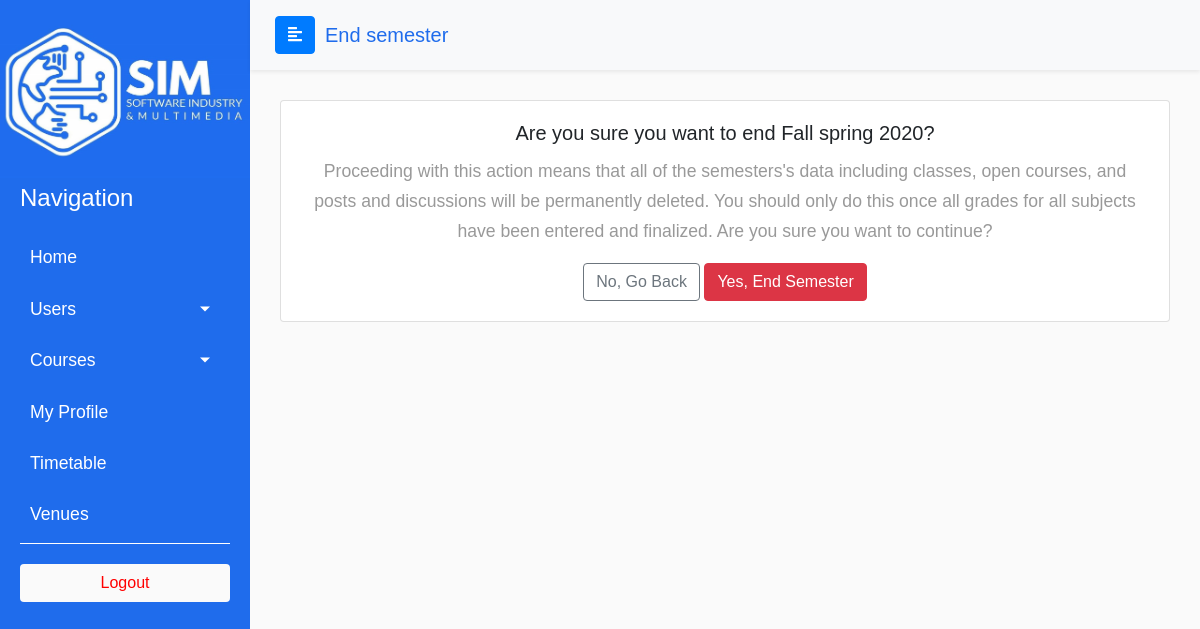
Page /admin/end_semester.php on the earlier database version.
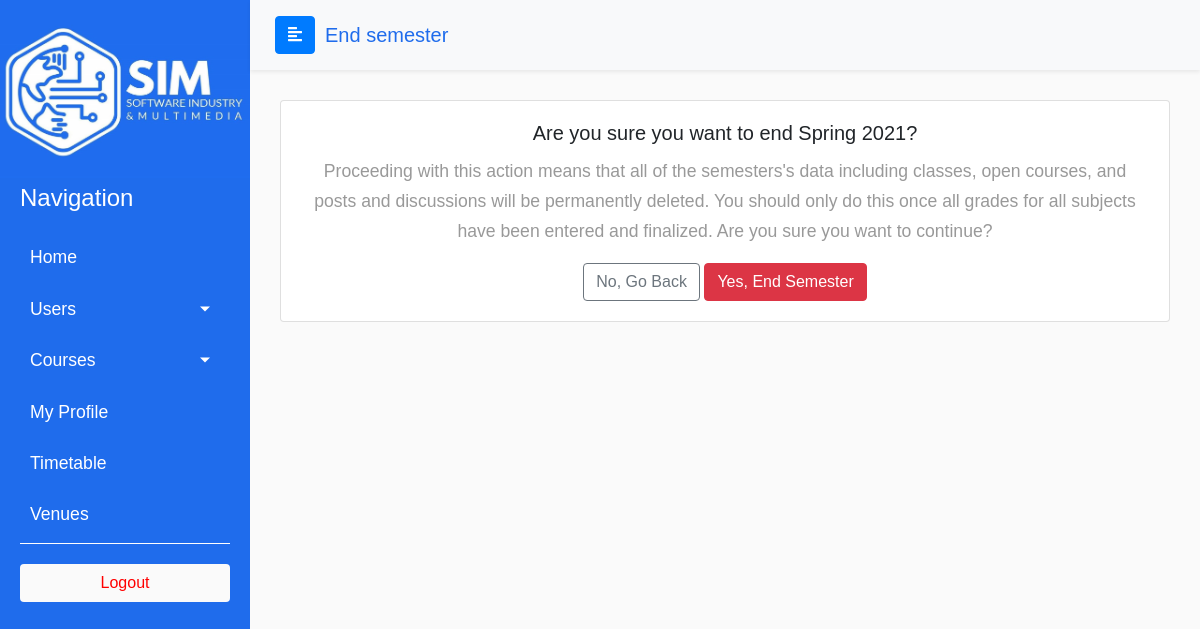
Same page on the later database version.
### tables this page shows
CREATE TABLE `semesters` (
  `semester_id` int(12) NOT NULL,
  `season` varchar(255) DEFAULT NULL,
  `sem_year` year(4) DEFAULT NULL,
  `ongoing` tinyint(1) NOT NULL DEFAULT 1
);

### paths.php (called while the page is built, shortened)
<?php
$root = "Web-Project-2";
$logo_path = DIRECTORY_SEPARATOR. $root .DIRECTORY_SEPARATOR. "media" .DIRECTORY_SEPARATOR. "logo.jpeg";
$my_profile_path = DIRECTORY_SEPARATOR. $root .DIRECTORY_SEPARATOR. "my_profile.php";
$announcements_path = DIRECTORY_SEPARATOR .$root .DIRECTORY_SEPARATOR. "sa" .DIRECTORY_SEPARATOR. "add_announcements.php";
$venues_path = DIRECTORY_SEPARATOR. $root .DIRECTORY_SEPARATOR."admin" .DIRECTORY_SEPARATOR. "venues.php";
$open_courses_path = DIRECTORY_SEPARATOR. $root .DIRECTORY_SEPARATOR. "admin" .DIRECTORY_SEPARATOR. "open_courses.php";
$timetable_admin_path = DIRECTORY_SEPARATOR. $root .DIRECTORY_SEPARATOR. "admin" .DIRECTORY_SEPARATOR. "timetable.php";

### includes/utils/helper.php (called while the page is built, shortened)
<?php
function getCurrentSemester()
{
    $conn = mysqli_connect( "localhost", "root", "","sim") or die("FAILED TO RECONNECT");
    $query = "SELECT semester_id, ongoing FROM semesters ORDER BY semester_id DESC LIMIT 1";
    $query_result = mysqli_query($conn, $query);
    if ($query_result) {
        $result = mysqli_fetch_assoc($query_result);
        return $result['semester_id'];
    } else {
        return -1;
    }
}

### includes/functions.php (called while the page is built, shortened)
<?php
include_once "utils\\helper.php";
include_once dirname(__FILE__, 2) . DIRECTORY_SEPARATOR . "paths.php";
$semester = getCurrentSemester();

### admin/end_semester.php (the view, shortened to what this page needs)
<?php
include_once "../includes/functions.php";
$semInfo = null;
$query = "SELECT * FROM semesters WHERE semester_id = $semester";
$result = mysqli_query($conn, $query);
if($result){
    $semInfo = mysqli_fetch_assoc($result);
}else{
    die("something went wrong with the query " . mysqli_error($conn));
}
?>
<!DOCTYPE html>
<html>
<head>
    <?php include "../includes/bootstrap_styles_start.php"; ?>
    <link rel="stylesheet" href="css/available_courses.css">
</head>
<body>
    <div class="wrapper">
        <?php include_once "../paths.php";
        include_once $admin_sidebar_path ?>
        <div id="content">
            <nav class="navbar navbar-expand-lg sticky-top navbar-light bg-light shadow-sm">
                <div class="container-fluid">
                    <button type="button" id="sidebarCollapse" class="btn btn-primary">
                        <i class="fas fa-align-left"></i>
                    </button>
                    <a class="navbar-brand" id="page-title" href="#">End semester</a>
                </div>
            </nav>
            <div class="page-body">
                <div class="card text-center">
                    <div class="card-body">
                        <h5 class="card-title">Are you sure you want to end <?php echo ucfirst($semInfo['season']) . " " . $semInfo['sem_year'];  ?>?</h5>
                        <p class="card-text">Proceeding with this action means that all of the semesters's data including classes, open courses, and posts and discussions will be permanently deleted. You should only do this once all grades for all subjects have been entered and finalized. Are you sure you want to continue?</p>
                        <form action="#" method="post">
                            <a href="<?php echo $open_courses_path ?>" class="btn btn-outline-secondary">No, Go Back</a>
                            <button type="submit" name="submit" class="btn btn-danger">Yes, End Semester</button>
                        </form>
                    </div>
                </div>
            </div>
        </div>
    </div>
</body>
</html>

### includes/bootstrap_styles_start.php (shortened to what this page needs)
<link rel="stylesheet"
    href="https://cdnjs.cloudflare.com/ajax/libs/malihu-custom-scrollbar-plugin/3.1.5/jquery.mCustomScrollbar.min.css">
<link rel="stylesheet" href="https://stackpath.bootstrapcdn.com/bootstrap/4.1.0/css/bootstrap.min.css"
>
    <link rel="stylesheet" href="../css/rootStyles.css">

### includes/admin_sidebar.php (shortened to what this page needs)
<?php
include_once dirname(__FILE__, 2)."\\paths.php";
?>
<nav id="sidebar">
            <div class="sidebar-header">
                <img src="<?php echo $logo_path ?>" alt="SIM-LOGO">
            </div>
            <p>Navigation</p>
            <ul class="list-unstyled components">
                <li>
                    <a href="<?php echo $announcements_path ?>">Home</a>
                </li>
                <li class="active">
                    <a href="#homeSubmenu" data-toggle="collapse" aria-expanded="false" class="dropdown-toggle">Users</a>
                </li>
                <li>
                    <a href="#pageSubmenu" data-toggle="collapse" aria-expanded="false" class="dropdown-toggle">Courses</a>
                </li>
                <li>
                    <a href="<?php echo $my_profile_path ?>">My Profile</a>
                </li>
                <li>
                    <a href="<?php echo $timetable_admin_path ?>">Timetable</a>
                </li>
                <li>
                    <a href="<?php echo $venues_path ?>">Venues</a>
                </li>
            </ul>
            <ul class="list-unstyled CTAs">
                <form method="post">
                    <button type="submit" class="btn btn-block cta-logout" style="background-color: #fafafa; color: red;" name="logout-btn" value="Logout">Logout</button>
                </form>
            </ul>
        </nav>

### css/rootStyles.css (style rules this page uses)
:root { --primary: rgb(31,108,236); --danger: red; }
body { font-family: 'Poppins', sans-serif; background: #fafafa; }
p { font-family: 'Poppins', sans-serif; font-size: 1.1em; font-weight: 300; line-height: 1.7em; color: #999; }
a, a:hover, a:focus { color: inherit; text-decoration: none; transition: all 0.3s; }
.navbar { padding: 15px 10px; background: #fff; border: none; border-radius: 0; margin-bottom: 30px; box-shadow: 1px 1px 3px rgba(0, 0, 0, 0.1); }
.navbar-brand#page-title { margin-left: 10px; color: var(--primary) !important; }
.page-body { padding: 0 30px; }
.wrapper { display: flex; width: 100%; }
#sidebar { width: 250px; position: fixed; top: 0; left: 0; height: 100vh; z-index: 999; background: var(--primary); color: #fff; transition: all 0.3s; align-items: stretch; }
#sidebar .sidebar-header img { width: 250px; }
#sidebar ul.components { margin: 0 20px; border-bottom: 1px solid #fff; }
#sidebar p { color: #fff; padding: 0 20px; font-size: 1.5em; }
#sidebar ul li a { padding: 10px; font-size: 1.1em; display: block; border-radius: 5px; margin-bottom: 5px; }
a[data-toggle="collapse"] { position: relative; }
.dropdown-toggle::after { display: block; position: absolute; top: 50%; right: 20px; transform: translateY(-50%); }
ul.CTAs { padding: 20px; }
#content { width: calc(100% - 250px); min-height: 100vh; transition: all 0.3s; position: absolute; top: 0; right: 0; }

Differences in the rows shown:
no longer on this page (row edited): semesters: season "Fall spring", sem_year "2020"
added semesters: season "Spring", sem_year "2021"
